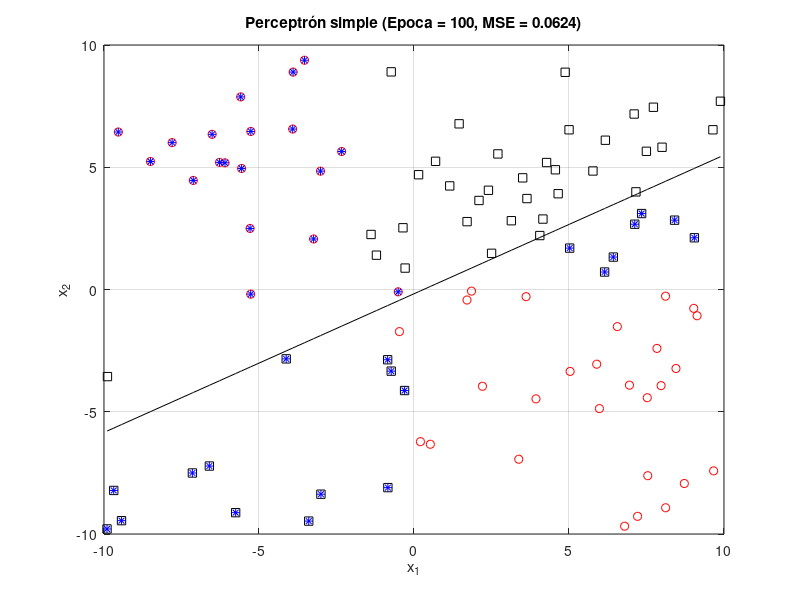
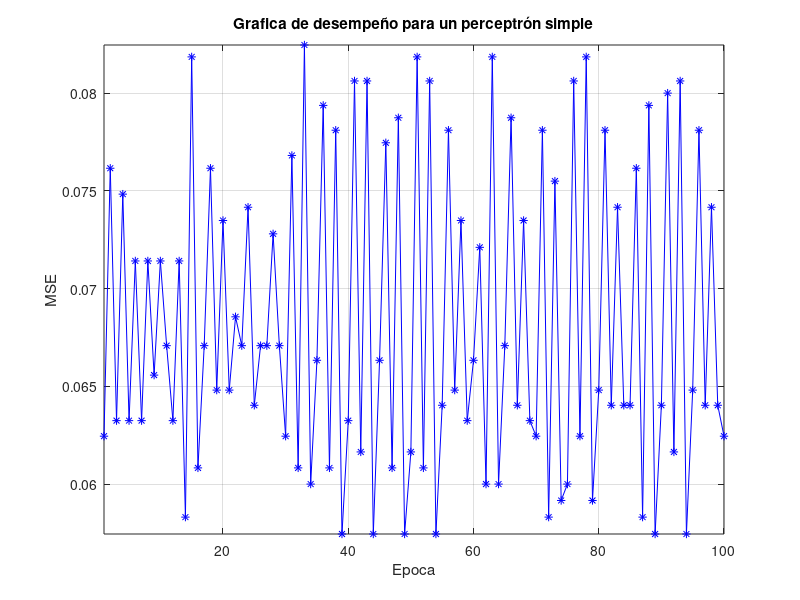

MATLAB code to generate these figures, in order:
clc;
close all;
clear;

rng_mx = 10;
rng_mn = -10;
nm = 100;

x1 = (rng_mx-rng_mn)*rand(nm, 1)+rng_mn;
x2 = (rng_mx-rng_mn)*rand(nm, 1)+rng_mn;
xo = sort(x1);

va1 = rand(1, 3);
va2 = va1;
va2(2) = -1/va1(2);

x2o1 = -va1(1)*x1/va1(2)-va1(3)/va1(2);
x2o2 = -va2(1)*x1/va2(2)-va2(3)/va2(2);

ids1 = x2>x2o1;
ids2 = x2>x2o2;
cls = (ids1&ids2)|(~ids1&~ids2);
id0 = cls==0;
id1 = ~id0;

vw = rand(3,1);
nep = 100;
n_ap = 1/abs(max([x1;x2]))-eps;
vMSE = zeros(1,nep);
for i1=1:nep
    u = [x1 x2 ones(nm,1)]*vw;
    fu = u>=0;
    err = cls-fu;
    vMSE(i1) = sqrt(err'*err)/nm;
    id_err = err~=0;
    
    y1 = -xo*vw(1)/vw(2)-vw(3)/vw(2);
    dvw = n_ap*([x1'; x2'; ones(1,nm)]*err);
    vw = vw+dvw;

    figure(1);
    plot(x1(id0), x2(id0), 'ro');
    axis([rng_mn, rng_mx, rng_mn, rng_mx])
    hold on;
    plot(x1(id1), x2(id1), 'ks');
    plot(x1(id_err), x2(id_err), 'b*');
    plot(xo, y1, 'k-');
    xlabel('x_1');
    ylabel('x_2');
    grid on;
    title(sprintf('Perceptrón simple (Epoca = %d, MSE = %.4f)', i1, vMSE(i1)));
    hold off;
    pause(0.1);

end

figure(2)
plot(1:nep,vMSE,'b*-');
axis([1, nep, min(vMSE), max(vMSE)]);
grid on;
ylabel('MSE');
xlabel('Epoca');
title('Grafica de desempeño para un perceptrón simple');